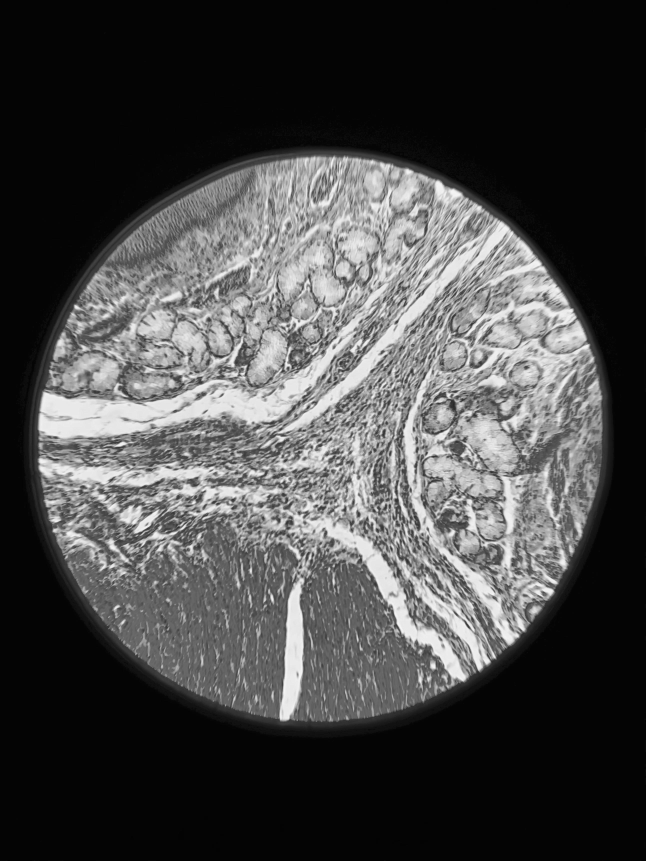
#> input picture cv2/data/microscope_g.jpg, 2581 x 3441 px (shown at 1/4 size)
$ jupyter execute --allow-errors CV2_2_Ulohy.ipynb
#> lines starting #> are read from the running program, lines starting #| are printed output that depends on the picture
## Doplnkové Úlohy

---
#### Úloha 1: Klasifikácia veku pacienta

Vytvorte funkciu, ktorá každého pacienta zaradí do kategórie `minor` (<18 rokov), `adult` (18-65 rokov) alebo `senior` (>65 rokov).
- Vstupom do funkcie je parameter `ages`, čo je štruktúra `list` obsahujúca vek niekoľkých pacientov.
- Funkcia vracia štruktúru `dictionary`, ktorá pre každú kategóriu obsahuje počet pacientov v nej.
- Vytvorte list `ages`, ktorý bude obsahovať aspoň 5 pacientov a vypíšte, počet pacientov podľa veku v jednotlivých kategóriách.

[cell 1]
def classify_ages(ages):
    categories = {'minor': 0, 'adult': 0, 'senior': 0}
    for age in ages:
        if age < 18:
            categories['minor'] += 1
        elif 18 <= age <= 65:
            categories['adult'] += 1
        else:
            categories['senior'] += 1
    return categories

ages = [15, 25, 30, 67, 70, 80 , 90]
age_categories = classify_ages(ages)
print("Age categories:", age_categories)

#### Úloha 2: Spracovanie súborov s údajmi o pacientoch

Zapište údaje o pacientoch (meno, diagnóza) do súboru s názvom `data/patients.csv`.

[cell 2]
import csv

data = [
    ["Terri Mcmillan", "Hypertension"],
    ["David Thomas", "Diabetes"],
    ["Joshua Stewart", "Diabetes"],
    ["Jeffrey Martinez", "Depression"],
    ["Victor Roth", "Chronic Pain"],
    ["Timothy Schwartz", "Chronic Pain"],
    ["Desiree Palmer", "Hypertension"],
    ["Nathan Leonard", "Asthma"],
    ["Sara Lane", "Chronic Pain"],
    ["Ronald Riley", "Asthma"],
    ["Brian Roberts", "Depression"],
    ["Angel Harrington", "Hypertension"],
    ["Christina Hernandez", "Hypertension"],
    ["Christina Garza", "Asthma"],
    ["Joshua Armstrong", "Diabetes"],
    ["Lisa King", "Depression"],
    ["Erica Ferguson", "Diabetes"],
    ["Jesus Hansen", "Asthma"],
    ["Michael Thompson", "Chronic Pain"],
    ["Alexander Barajas", "Asthma"]
]

file_path = 'data/patients.csv'

with open(file_path, mode='w', newline='') as file:
    writer = csv.writer(file)
    writer.writerow(["Name", "Diagnosis"])
    writer.writerows(data)

#### Úloha 3: Načítanie údajov do štruktúry DataFrame a ich vizualizácia

Načítajte údaje zo súboru `data/patients.csv` do štruktúry DataFrame (knižnica Pandas).
- Vytvorte hlavičku pre tento DataFrame (pridajte názvy stĺpcov - `name` a `diagnosis`)
- Pridajte do štruktúry DataFrame nový stĺpec s názvom "ID". hodnoty tohto stĺpca tvorí sekvencia čísel od 0 do 19.
- Vypíšte hodnoty v stĺpci `diagnosis` a počet hodnôt pre jednotlivé diagnózy.

[cell 3]
import pandas as pd

df = pd.read_csv('data/patients.csv', header=None, names=['name', 'diagnosis'])

df['ID'] = range(len(df))

print("Values in the 'diagnosis' column:")
print(df['diagnosis'])

print("\nCount of each diagnosis:")
print(df['diagnosis'].value_counts())

#### Úloha 4: Práca s obrazom
Načítajte obrázok data/microscope_g.jpg a vykonajte na ňom operáciu priblíženia a orezania, tak aby na obrázku boli viditeľné iba bunky, nie okulár mikroskopu. (Použite súradnice (300, 550, 1000, 1250) - (left, top, right, bottom)) Nakoniec obrázok zobrazte.

Použite funkcie knižnice PIL:
   - `Image.open()` - [Dokumentácia open](https://pillow.readthedocs.io/en/stable/reference/Image.html#PIL.Image.open)
   - `Image.resize()` - [Dokumentácia resize](https://pillow.readthedocs.io/en/stable/reference/Image.html#PIL.Image.Image.resize)
   - `Image.crop()` - [Dokumentácia crop](https://pillow.readthedocs.io/en/stable/reference/Image.html#PIL.Image.Image.crop)
   - `Image.show()` - [Dokumentácia show](https://pillow.readthedocs.io/en/stable/reference/Image.html#PIL.Image.Image.show)

[cell 4]
from PIL import Image

image_path = 'data/microscope_g.jpg'
image = Image.open(image_path)
#> image is the input picture: PIL image 2581x3441 L; min 0, max 253, mean 71.4

crop_box = (300, 550, 1000, 1250)

cropped_image = image.crop(crop_box)
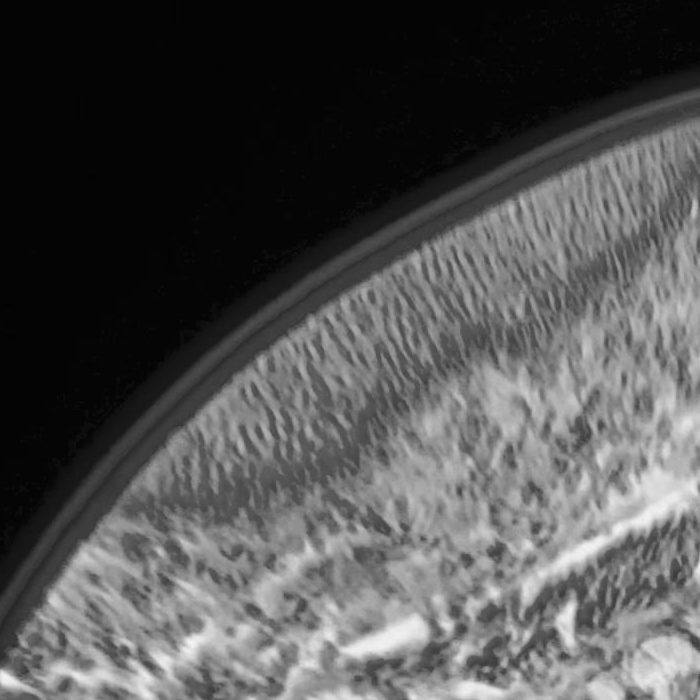
#> cropped_image: PIL image 700x700 L; min 0, max 244, mean 80.2
cropped_image.show()
